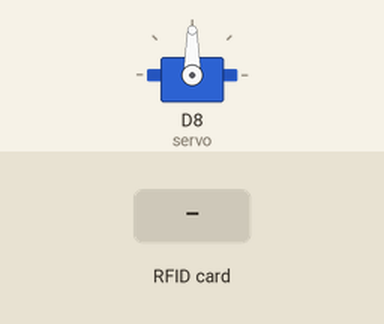
This sketch was run on a simulated ESP8266 (NodeMCU). Parts: servo. The test bench sets the inputs (shaded band). WiFi joins after 1.5 s; servers stay silent unless stated; uploads are accepted with an empty reply; what the sketch prints to the serial monitor is not drawn.

Above: at 2.8 s.
2.9 s: RFID card 12 34 56 78 90 held to the reader
At 4.7 s:
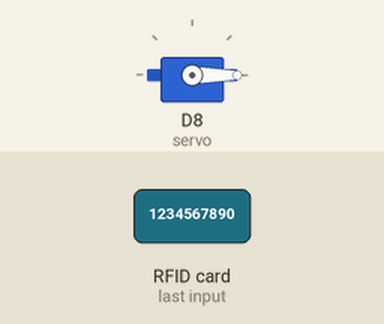
Timing chart, 0 to 6.2 s (numbered marks = the images above; inputs shaded):
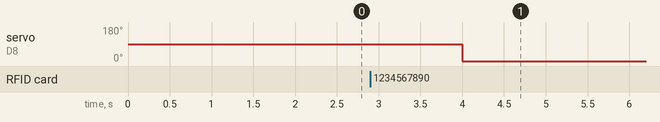

The sketch:

rfid-attendance.ino
```cpp
#include <SPI.h>
#include <MFRC522.h>
#include <Arduino.h>
#include <ESP8266WiFi.h>
#include <ESP8266HTTPClient.h>
#include <WiFiClient.h>
#include <WiFiClientSecureBearSSL.h>
#include <Servo.h>

#define RST_PIN  D1
#define SS_PIN   D2

MFRC522 mfrc522(SS_PIN, RST_PIN);
MFRC522::MIFARE_Key key;
MFRC522::StatusCode status;


int blockNum = 2;

byte bufferLen = 18;
byte readBlockData[18];

String card_holder_name;
const String sheet_url = "https://script.google.com/macros/s/AKfycbzFGjK-KuLVMToBxF-WwSYpP6OaDym3zb51X7bK7AoD6fySK2qjcpByUlB7M1rrguk9/exec?name=";


const uint8_t fingerprint[20] = {0x08, 0x73, 0x2C, 0x18, 0x30, 0x14, 0x52, 0xC3, 0xCA, 0x3E, 0x02, 0x79, 0x65, 0xB4, 0xFE, 0x90, 0xAC, 0x3F, 0x3E, 0x33};

#define WIFI_SSID "redmi"
#define WIFI_PASSWORD "1234567890"
Servo servo;
int servoPosition = 0;


void setup()
{

 Serial.begin(9600);
Serial.setDebugOutput(true);


 Serial.println();
 Serial.print("Connecting to AP");
  WiFi.begin(WIFI_SSID, WIFI_PASSWORD);
  while (WiFi.status() != WL_CONNECTED){
    Serial.print(".");
    delay(200);
  }
  Serial.println("");
  Serial.println("WiFi connected.");
  Serial.println("IP address: ");
  Serial.println(WiFi.localIP());
  Serial.println();

  SPI.begin();

  servo.attach(D8);
}

void loop()
{

  mfrc522.PCD_Init();


  if (!mfrc522.PICC_IsNewCardPresent()) {
    return;
  }

  if (!mfrc522.PICC_ReadCardSerial()) {
    return;
  }

  Serial.println();
  Serial.println(F("Reading last data from RFID..."));
  ReadDataFromBlock(blockNum, readBlockData);

  //mfrc522.PICC_DumpToSerial(&(mfrc522.uid));

  /* Print the data read from block */
  Serial.println();
  Serial.print(F("Last data in RFID:"));
  Serial.print(blockNum);
  Serial.print(F(" --> "));
  for (int j = 0; j < 16; j++)
  {
    Serial.write(readBlockData[j]);
  }
  Serial.println();
  //--------------------------------------------------
  servo.write(90);
  delay(1000);
  servo.write(0);
  //--------------------------------------------------

  //MMMMMMMMMMMMMMMMMMMMMMMMMMMMMMMMMMMMMMMMMMMMMMMMMMMMMMMMMMMMMMMMMMMMMMMMMMMMMMMMMMMMMMMMMMMMMMM
  if (WiFi.status() == WL_CONNECTED) {
    //-------------------------------------------------------------------------------
    std::unique_ptr<BearSSL::WiFiClientSecure>client(new BearSSL::WiFiClientSecure);
    //-------------------------------------------------------------------------------
    client->setFingerprint(fingerprint);
    // Or, if you want to ignore the SSL certificate
    //then use the following line instead:
    // client->setInsecure();
    //-----------------------------------------------------------------
    card_holder_name = sheet_url + String((char*)readBlockData);
    card_holder_name.trim();
    Serial.println(card_holder_name);
    //-----------------------------------------------------------------
    HTTPClient https;
    Serial.print(F("[HTTPS] begin...\n"));
    //-----------------------------------------------------------------

    //NNNNNNNNNNNNNNNNNNNNNNNNNNNNNNNNNNNNNNNNNNNNNNNNNNNNNNNNNNNNNNNNNNNNNNNNNNNNNNNNNNNNNNNNN
    if (https.begin(*client, (String)card_holder_name)){
      //-----------------------------------------------------------------
      // HTTP
      Serial.print(F("[HTTPS] GET...\n"));
      // start connection and send HTTP header
      int httpCode = https.GET();
      //-----------------------------------------------------------------
      // httpCode will be negative on error
      if (httpCode > 0) {
        // HTTP header has been send and Server response header has been handled
        Serial.printf("[HTTPS] GET... code: %d\n", httpCode);
        // file found at server
      }
      //-----------------------------------------------------------------
      else
      {
        Serial.printf("[HTTPS] GET... failed, error: %s\n", https.errorToString(httpCode).c_str());
      }
      //-----------------------------------------------------------------
      https.end();
      delay(1000);
    }
    //NNNNNNNNNNNNNNNNNNNNNNNNNNNNNNNNNNNNNNNNNNNNNNNNNNNNNNNNNNNNNNNNNNNNNNNNNNNNNNNNNNNNNNNNN
    else {
      Serial.printf("[HTTPS} Unable to connect\n");
    }
    //NNNNNNNNNNNNNNNNNNNNNNNNNNNNNNNNNNNNNNNNNNNNNNNNNNNNNNNNNNNNNNNNNNNNNNNNNNNNNNNNNNNNNNNNN
  }
  //MMMMMMMMMMMMMMMMMMMMMMMMMMMMMMMMMMMMMMMMMMMMMMMMMMMMMMMMMMMMMMMMMMMMMMMMMMMMMMMMMMMMMMMMMMMMMMM
}

/****************************************************************************************************
 * ReadDataFromBlock() function
 ****************************************************************************************************/
void ReadDataFromBlock(int blockNum, byte readBlockData[])
{
  //----------------------------------------------------------------------------
  /* Prepare the key for authentication */
  /* All keys are set to FFFFFFFFFFFFh at chip delivery from the factory */
  for (byte i = 0; i < 6; i++) {
    key.keyByte[i] = 0xFF;
  }
  //----------------------------------------------------------------------------
  /* Authenticating the desired data block for Read access using Key A */
  status = mfrc522.PCD_Authenticate(MFRC522::PICC_CMD_MF_AUTH_KEY_A, blockNum, &key, &(mfrc522.uid));
  //----------------------------------------------------------------------------s
  if (status != MFRC522::STATUS_OK) {
    Serial.print("Authentication failed for Read: ");
    Serial.println(mfrc522.GetStatusCodeName(status));
    return;
  }
  //----------------------------------------------------------------------------
  else {
    Serial.println("Authentication success");
  }
  //----------------------------------------------------------------------------
  /* Reading data from the Block */
  status = mfrc522.MIFARE_Read(blockNum, readBlockData, &bufferLen);
  if (status != MFRC522::STATUS_OK) {
    Serial.print("Reading failed: ");
    Serial.println(mfrc522.GetStatusCodeName(status));
    return;
  }
  //----------------------------------------------------------------------------
  else {
    Serial.println("Block was read successfully");
  }
  //----------------------------------------------------------------------------
}
```

Measured:
- after the input at 2.9 s, servo on D8 (servo): 90° → 0° after 1.1 s
